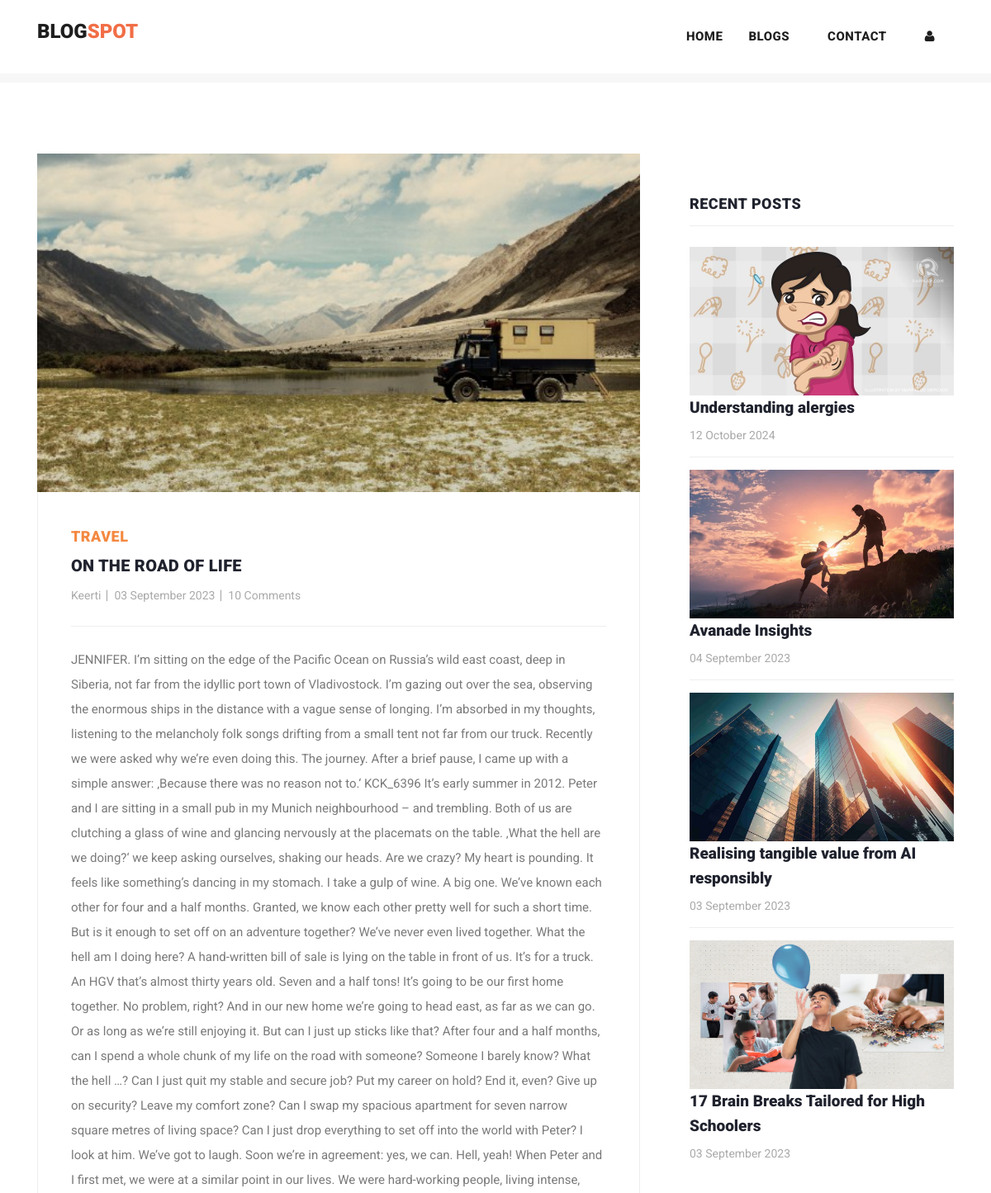
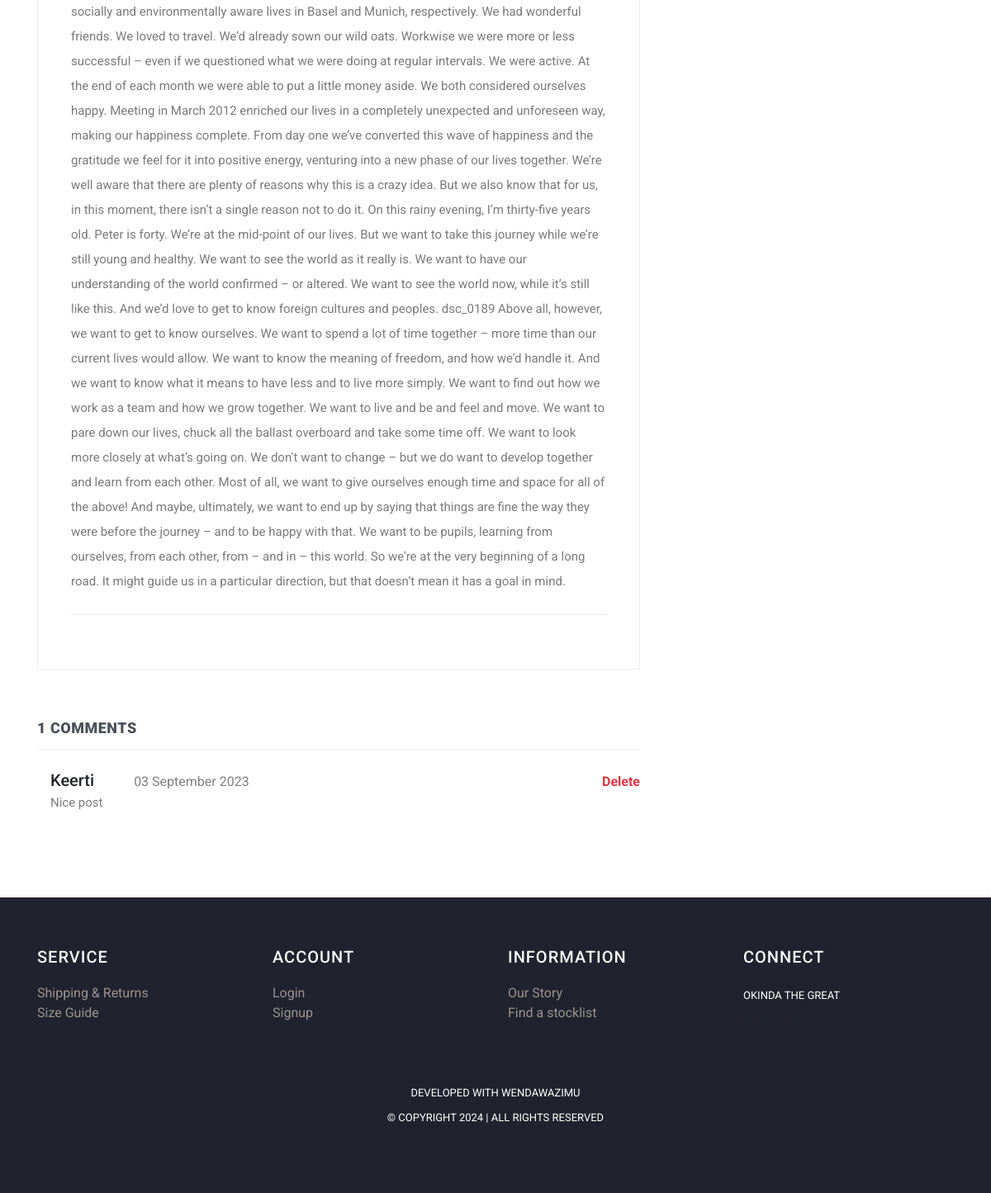
The page /post/18 on the database its author committed (2 pictures, top to bottom).
### myapp/models.py (models this page shows, shortened)
class Post(models.Model):
    postname = models.CharField(max_length=600)
    category = models.CharField(max_length=600)
    image = models.ImageField(upload_to='images/posts',blank=True,null=True)
    content = models.CharField(max_length=100000)
    time = models.CharField(default=time,max_length=100, blank=True)
    likes = models.IntegerField(null=True,blank=True,default=0)
    user = models.ForeignKey(User,on_delete=models.CASCADE)

class Comment(models.Model):
    content = models.CharField(max_length=200)
    time = models.CharField(default=time,max_length=100, blank=True)
    post = models.ForeignKey(Post,on_delete=models.CASCADE)
    user = models.ForeignKey(User,on_delete=models.CASCADE)

### myapp/views.py (the view)
# urls.py: path("post/<int:id>",views.post,name="post"),
def post(request,id):
    post = Post.objects.get(id=id)
    return render(request,"post-details.html",{
        "user":request.user,
        'post':Post.objects.get(id=id),
        'recent_posts':Post.objects.all().order_by("-id"),
        'media_url':settings.MEDIA_URL,
        'comments':Comment.objects.filter(post_id = post.id),
        'total_comments': len(Comment.objects.filter(post_id = post.id))
    })

### templates/post-details.html (shortened to what this page needs)
{% load static %}
<!DOCTYPE html>
<html lang="en">
  <head>
    <link href="https://cdn.jsdelivr.net/npm/bootstrap@5.3.0-alpha3/dist/css/bootstrap.min.css" rel="stylesheet">
    <link href="{% static 'vendor/bootstrap/css/bootstrap.min.css' %}" rel="stylesheet">
    <link rel="stylesheet" href="{% static 'assets/css/fontawesome.css' %}">
    <link rel="stylesheet" href="{% static 'assets/css/templatemo-stand-blog.css' %}">
    <link rel="stylesheet" href="{% static 'assets/css/owl.css' %}">
  </head>
  <body>
    {%include 'header.html'%}
    <section class="blog-posts grid-system">
      <div class="container">
        <div class="row">
          <div class="col-lg-8">
            <div class="all-blog-posts">
              <div class="row">
                <div class="col-lg-12">
                  <div class="blog-post">
                    <div class="blog-thumb">
                      <img src="{{media_url}}{{post.image}}" alt="post_image">
                    </div>
                    <div class="down-content">
                      <span>{{post.category}}</span>
                      <a><h4>{{post.postname}}</h4></a>
                      <ul class="post-info">
                        <li><a href="#">{{post.user}}</a></li>
                        <li><a href="#">{{post.time}}</a></li>
                        <li><a href="#">10 Comments</a></li>
                      </ul>
                      <p>{{post.content}}</p>
                    </div>
                  </div>
                </div>
                <div class="col-lg-12">
                  <div class="sidebar-item comments">
                    <div class="sidebar-heading">
                      <h2 class="text-dark-emphasis">{{total_comments}} comments</h2>
                    </div>
                    <div class="content">
                      <ul>
                        {% for comment in comments %}
                        <li style="display: block;">
                          <div class="ps-3">
                            <h5>{{comment.user}}<span class="small text-black-50 px-5 text-danger">{{comment.time}}</span>
                              {% if post.user == user or comment.user == post.user%}
                              <a href="{% url 'deletecomment' comment.id %}" class="small text-danger float-right fw-bold pt-1">Delete</a>
                              {% endif %}
                            </h5>
                            <p>{{comment.content}}</p>
                          </div>
                        </li>
                        {% endfor %}
                      </ul>
                    </div>
                  </div>
                </div>
              </div>
            </div>
          </div>
          <div class="col-lg-4">
            <div class="sidebar">
              <div class="row">
                <div class="col-lg-12">
                  <div class="sidebar-item recent-posts">
                    <div class="sidebar-heading">
                      <h2>Recent Posts</h2>
                    </div>
                    <div class="content">
                      <ul>
                        {% for post in recent_posts|slice:"0:4" %}
                        <li>
                          <img src="{{media_url}}{{post.image}}" class="img-fluid" alt="">
                          <a href="post-details.html">
                            <a href="{% url 'post' post.id %}" class="text-decoration-none text-dark"><h5>{{post.postname}}</h5></a>
                          <span>{{post.time}}</span>
                        </a></li>
                        {% endfor %}
                      </ul>
                    </div>
                  </div>
                </div>
              </div>
            </div>
          </div>
        </div>
      </div>
    </section>
   {% include "footer.html" %}
  </body>
</html>

### templates/header.html (shortened to what this page needs)
<header class="">
  <nav class="navbar navbar-expand-lg bg-white">
    <div class="container">
      <a class="navbar-brand" href="{% url 'index' %}">
        <h2>Blog<span style="color: rgb(241, 110, 70);">Spot</span></h2>
      </a>
      <div class="collapse navbar-collapse" id="navbarResponsive">
        <ul class="navbar-nav ml-auto">
          <li>
            <a class="nav-link" href="{% url 'index' %}">Home
            </a>
          </li>
          <li class="nav-item">
            <a class="nav-link" href="{% url 'blog' %}">Blogs</a>
          </li>
          <li class="nav-item">
            <a class="nav-link" href="{% url 'contact' %}">Contact</a>
          </li>
          {% if user.is_authenticated %}
          <li class="nav-item">
            <a class="nav-link" href="{% url 'create' %}">Create</a>
          </li>
          <li class="nav-item">
            <a class="nav-link" href="{% url 'profile' user.id %}">Profile</a>
          </li>
          <li class="nav-item">
            <a class="nav-link text-primary" href="{% url 'logout' %}">Logout</a>
          </li>
          {% else %}
          <li class="nav-item">
            <a class="nav-link" href="{% url 'signin' %}"><i class="fa fa-user"></i></a>
          </li>
          {% endif %}
        </ul>
      </div>
    </div>
  </nav>
</header>
<div class="main-banner header-text">
  <div class="container-fluid">
    <div class="owl-banner owl-carousel">
    </div>
  </div>
</div>

### templates/footer.html (shortened to what this page needs)
<footer>
  <div class="container">
    <div class="row">
      <div class="col-lg-3 col-md-6 col-sm-12">
        <h4 class="text-light">SERVICE</h4>
        <ul>
          <li><a href="#">Shipping & Returns</a></li>
          <li><a href="#">Size Guide</a></li>
        </ul>
      </div>
      <div class="col-lg-3 col-md-6 col-sm-12">
        <h4 class="text-light">ACCOUNT</h4>
        <ul>
          <li><a href="{% url 'signin' %}">Login</a></li>
          <li><a href="{% url 'signup' %}">Signup</a></li>
        </ul>
      </div>
      <div class="col-lg-3 col-md-6 col-sm-12">
        <h4 class="text-light">INFORMATION</h4>
        <ul>
          <li><a href="{% url 'blog' %}">Our Story</a></li>
          <li><a href="#">Find a stocklist</a></li>
        </ul>
      </div>
      <div class="col-lg-3 col-md-6 col-sm-12">
        <h4 class="text-light">CONNECT</h4>
        <ul>
          <li><p>Okinda The Great</p></li>
          <li><a>@ItsOkinda on Twitter</a></li>
        </ul>
      </div>
    </div>
  </div>
  <div class="container mt-5">
    <div class="row">
      <div class="col-lg-12">
        <div class="p-3">
          <p>Developed with wendawazimu<br>
            &copy; Copyright 2024 | All Rights Reserved
        </div>
      </div>
    </div>
  </div>
</footer>

### static/assets/css/templatemo-stand-blog.css (style rules this page uses)
body { font-family: 'Roboto', sans-serif; overflow-x: hidden; text-rendering: optimizeLegibility; -webkit-font-smoothing: antialiased; -moz-osx-font-smoothing: grayscale; }
p { margin-bottom: 0px; font-size: 15px; font-weight: 400; color: #7a7a7a; line-height: 30px; }
a { text-decoration: none!important; }
ul { padding: 0; margin: 0; list-style: none; }
h1,h2,h3,h4,h5,h6 { margin: 0px; }
header { position: absolute; z-index: 99999; width: 100%; height: 100px; background-color: #f7f7f7; -webkit-transition: all 0.3s ease-in-out 0s; -moz-transition: all 0.3s ease-in-out 0s; -o-transition: all 0.3s ease-in-out 0s; transition: all 0.3s ease-in-out 0s; }
header .navbar { padding: 25px 0px; }
.navbar .navbar-brand { float: left; margin-top: -12px; outline: none; }
.navbar .navbar-brand h2 { color: #1e1e1e; text-transform: uppercase; font-size: 24px; font-weight: 900; -webkit-transition: all .3s ease 0s; -moz-transition: all .3s ease 0s; -o-transition: all .3s ease 0s; transition: all .3s ease 0s; }
#navbarResponsive { z-index: 999; }
.navbar-collapse { text-align: center; }
.navbar .navbar-nav .nav-item { margin: 0px 15px; }
.navbar .navbar-nav a.nav-link { text-transform: capitalize; font-size: 15px; font-weight: 800; text-transform: uppercase; letter-spacing: 0.5px; color: #1e1e1e; transition: all 0.3s; }
.main-banner .container-fluid { padding: 0px 10px; margin-bottom: -24px; }
.owl-banner { padding-top: 110px; }
.blog-posts { margin-top: 100px; }
.blog-posts .blog-post { margin-bottom: 30px; }
.blog-posts .blog-thumb img { width: 100%; overflow: hidden; }
.blog-posts .down-content { padding: 40px; border-right: 1px solid #eee; border-left: 1px solid #eee; border-bottom: 1px solid #eee; }
.blog-posts .down-content span { font-size: 18px; text-transform: uppercase; letter-spacing: 0.5px; font-weight: 900; color: #f48840; }
.blog-posts .down-content h4 { font-size: 24px; text-transform: capitalize; letter-spacing: 0.5px; font-weight: 900; color: #20232e; margin: 10px 0px 12px 0px; }
.blog-posts .down-content ul.post-info li { display: inline-block; margin-right: 8px; }
.blog-posts .down-content ul.post-info li:after { content: '|'; color: #aaa; margin-left: 8px; }
.blog-posts .down-content h4 { font-size: 20px; letter-spacing: 0.25px; }
.grid-system .down-content ul.post-info li { margin-right: 3px; }
.grid-system .down-content ul.post-info li:after { margin-left: 5px; }
.blog-posts .down-content ul.post-info li:last-child::after { display: none; }
.blog-posts .down-content ul.post-info li a { font-size: 14px; color: #aaa; font-weight: 400; transition: all .3s; }
.blog-posts .down-content p { padding: 25px 0px; margin: 25px 0px; border-top: 1px solid #eee; border-bottom: 1px solid #eee; }
.blog-posts .sidebar-heading h2 { font-size: 18px; text-transform: uppercase; font-weight: 900; letter-spacing: 0.5px; color: #20232e; border-bottom: 1px solid #eee; padding-bottom: 15px; margin-bottom: 25px; }
.blog-posts .comments { margin-top: 30px; }
.blog-posts .comments ul li { display: inline-block; margin-bottom: 20px; padding-bottom: 20px; border-bottom: 1px solid #eee; }
.blog-posts .comments ul li:last-child { margin-bottom: 0px; padding-bottom: 0px; border-bottom: none; }
.sidebar { margin-left: 30px; }
.sidebar .sidebar-item { margin-top: 50px; }
.sidebar .sidebar-heading h2 { font-size: 18px; text-transform: uppercase; font-weight: 900; letter-spacing: 0.5px; color: #20232e; border-bottom: 1px solid #eee; padding-bottom: 15px; margin-bottom: 25px; }
.sidebar .recent-posts ul li { margin-bottom: 15px; padding-bottom: 15px; border-bottom: 1px solid #eee; }
.sidebar .recent-posts ul li:last-child { margin-bottom: 0px; padding-bottom: 0px; border-bottom: none; }
.sidebar .recent-posts ul li h5 { font-size: 19px; font-weight: 900; color: #20232e; line-height: 30px; transition: all 0.3s; }
.sidebar .recent-posts ul li span { display: block; font-size: 14px; color: #aaa; margin-top: 8px; }
footer { margin-top: 100px; text-align: center; background-color: #20232e; padding: 60px 0px; }
footer p { font-size: 13px; text-transform: uppercase; color: #fff; }

### templates/footer.html (style rules this page uses)
h4 { text-align: left; color: #dfdada; letter-spacing: 1px; margin-bottom: 20px; font-size: 20px; }
li { text-decoration: none; text-align: left; }
li a { color: rgb(153, 147, 147); }

### rows shown on the page
Post: image (picture), category "TRAVEL", postname "ON THE ROAD OF LIFE", user "Keerti", time "03 September 2023", content "JENNIFER. I’m sitting on the edge of the Pacific Ocean on Russia’s wild east coast, deep in Siberia, not far from the idyllic port town of Vladivostock. I’m gazing out over the sea, observing the enormous ships in the distance with a vague sense of longing. I’m absorbed in my thoughts, listening to the melancholy folk songs drifting from a small tent not far from our truck. Recently we were asked why we’re even doing this. The journey. After a brief pause, I came up with a simple answer: ‚Because there was no reason not to.‘ KCK_6396 It’s early summer in 2012. Peter and I are sitting in a small pub in my Munich neighbourhood – and trembling. Both of us are clutching a glass of wine and…"
Comment: user "Keerti", time "03 September 2023", shows "Delete", content "Nice post"
Post: image (picture), postname "Understanding alergies", time "12 October 2024"
Post: image (picture), postname "Avanade Insights", time "04 September 2023"
Post: image (picture), postname "Realising tangible value from AI responsibly", time "03 September 2023"
Post: image (picture), postname "17 Brain Breaks Tailored for High Schoolers", time "03 September 2023"

### other values the page prints
{{ total_comments }} "1"
